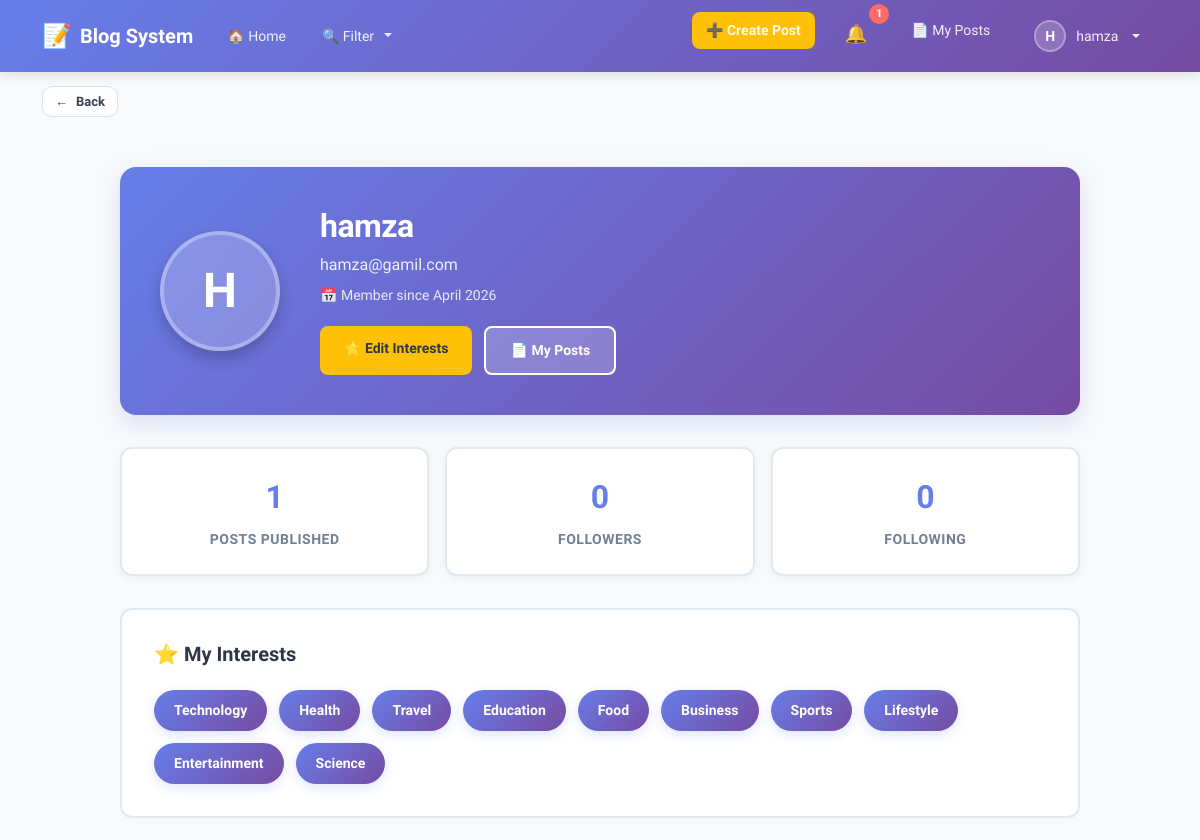
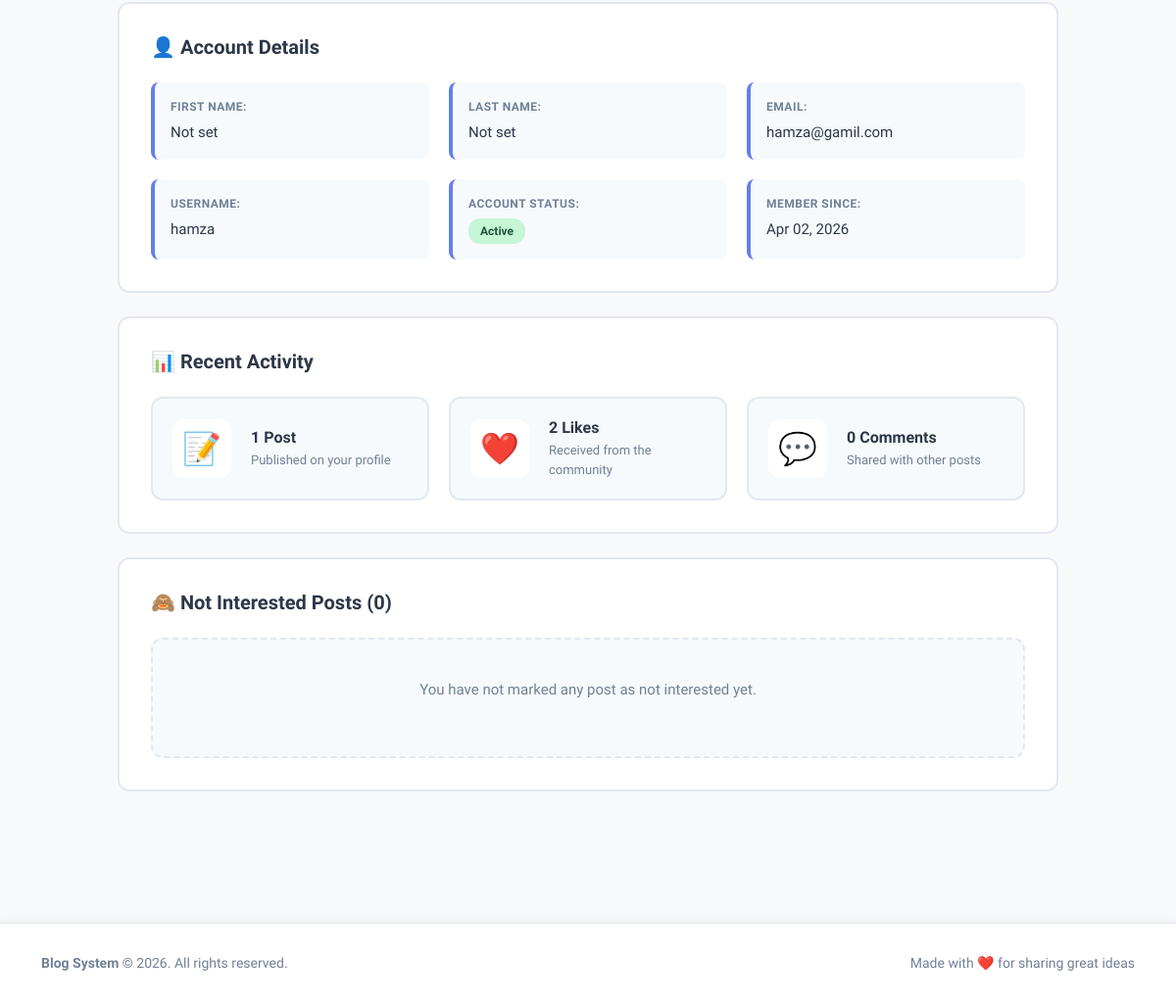
The app's page /profile/ (signed in), older data (2 pictures, top to bottom).
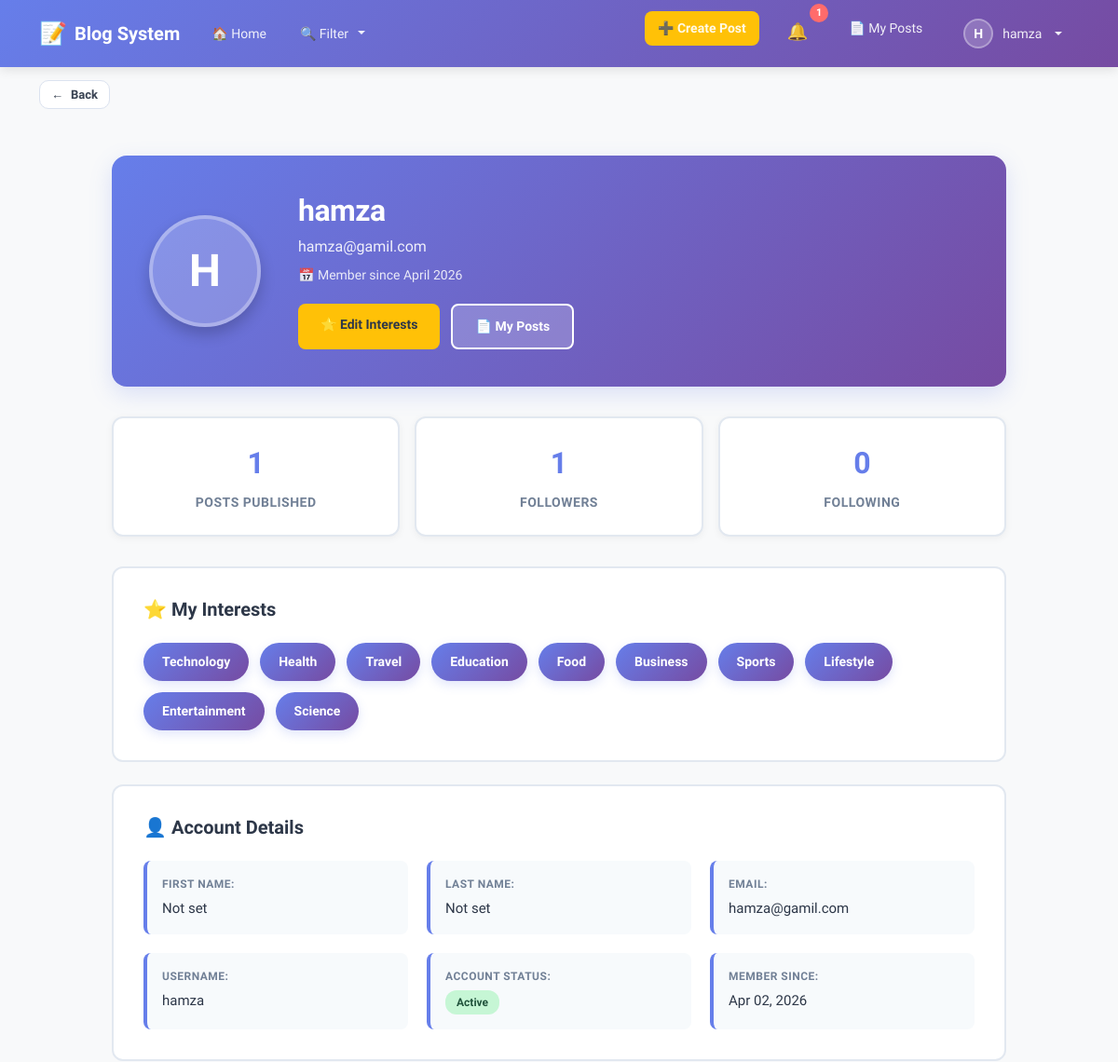
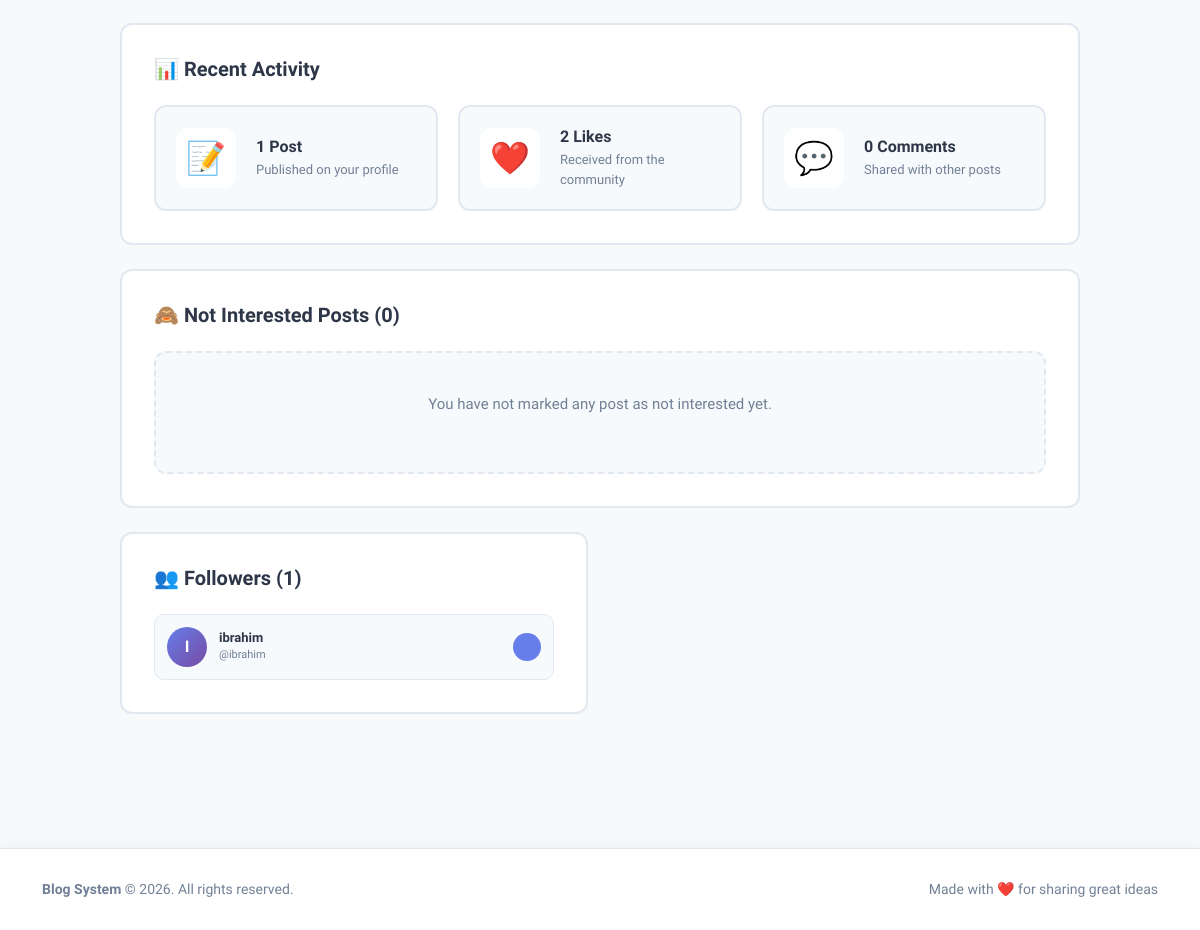
The same page, newer data (2 pictures, top to bottom).
### blog/models.py (models this page shows, shortened)
class Category(models.Model):
    name = models.CharField(max_length=200)
    posts = models.ManyToManyField(Post, related_name='categories', blank=True)

class CustomUser(AbstractUser):
    email = models.EmailField(unique=True)

### blog/views.py (the view)
# urls.py: path('profile/', UserProfileView.as_view(), name='profile'),
class UserProfileView(LoginRequiredMixin, View):
    def get(self, request):
        context = build_profile_context(request.user, request.user)
        context["user"] = request.user
        return render(request, "profile/my_profile.html", context)

### blog/context_processors.py (called while the page is built)
def notifications_badge(request):
    if request.user.is_authenticated:
        unread_count = Notification.objects.filter(user=request.user, is_read=False).count()
    else:
        unread_count = 0
    return {"unread_notifications_count": unread_count}

def navbar_context(request):
    all_categories = Category.objects.all().order_by("name")
    selected_category_ids = []
    if request.GET:
        selected_category_ids = [int(id) for id in request.GET.getlist("categories") if id and id != "all"]
    return {
        "all_categories": all_categories,
        "selected_category_ids": selected_category_ids,
    }

### templates/profile/my_profile.html (shortened to what the changed rows need)
{% extends 'base.html' %}
{% block content %}
<div class="profile-container">
    <div class="profile-header">
        <div class="profile-header-content">
            <div class="profile-info">
                <h1 class="profile-username">{{ user.username }}</h1>
            </div>
        </div>
    </div>
    <div class="profile-stats">
        <a href="{% url 'blog:followers_list' user.id %}" class="stat-card stat-card-link" aria-label="Open followers list">
            <div class="stat-number">{{ followers_count }}</div>
            <div class="stat-label">Followers</div>
        </a>
    </div>
    <div class="profile-section">
        <h2 class="section-title">⭐ My Interests</h2>
        {% if interests %}
            <div class="interests-grid">
                {% for interest in interests %}
                    <div class="interest-chip">
                        {{ interest.name }}
                    </div>
                {% endfor %}
            </div>
        {% endif %}
    </div>
    <div class="profile-section">
        <h2 class="section-title">👤 Account Details</h2>
    </div>
    <div class="profile-section">
        <h2 class="section-title">📊 Recent Activity</h2>
    </div>
    <div class="profile-section">
        <h2 class="section-title">🙈 Not Interested Posts ({{ not_interested_count }})</h2>
    </div>
    {% if followers or following %}
    <div class="profile-connections-grid">
        {% if followers %}
        <div class="profile-section connections-section">
            <h2 class="section-title">👥 Followers ({{ followers_count }})</h2>
            <div class="followers-grid">
                {% for follower in followers|slice:":6" %}
                    <div class="follower-card">
                        <div class="follower-avatar">{{ follower.username|first|upper }}</div>
                        <div class="follower-info">
                            <h4>{{ follower.get_full_name|default:follower.username }}</h4>
                            <p>@{{ follower.username }}</p>
                        </div>
                        <a href="{% url 'blog:other_profile' follower.id %}" class="follower-link">
                        </a>
                    </div>
                {% endfor %}
            </div>
        </div>
        {% endif %}
    </div>
    {% endif %}
</div>
{% endblock %}

Row changes from the older to the newer data that the page shows:
now on this page (row edited): CustomUser: username|first "I", get_full_name "ibrahim", username "ibrahim"
Text that changed along with them:
{{ followers_count }}: "0" → "1"
{{ followers_count }}: (not shown) → "1"
text now shown: "👥 Followers ( )"
